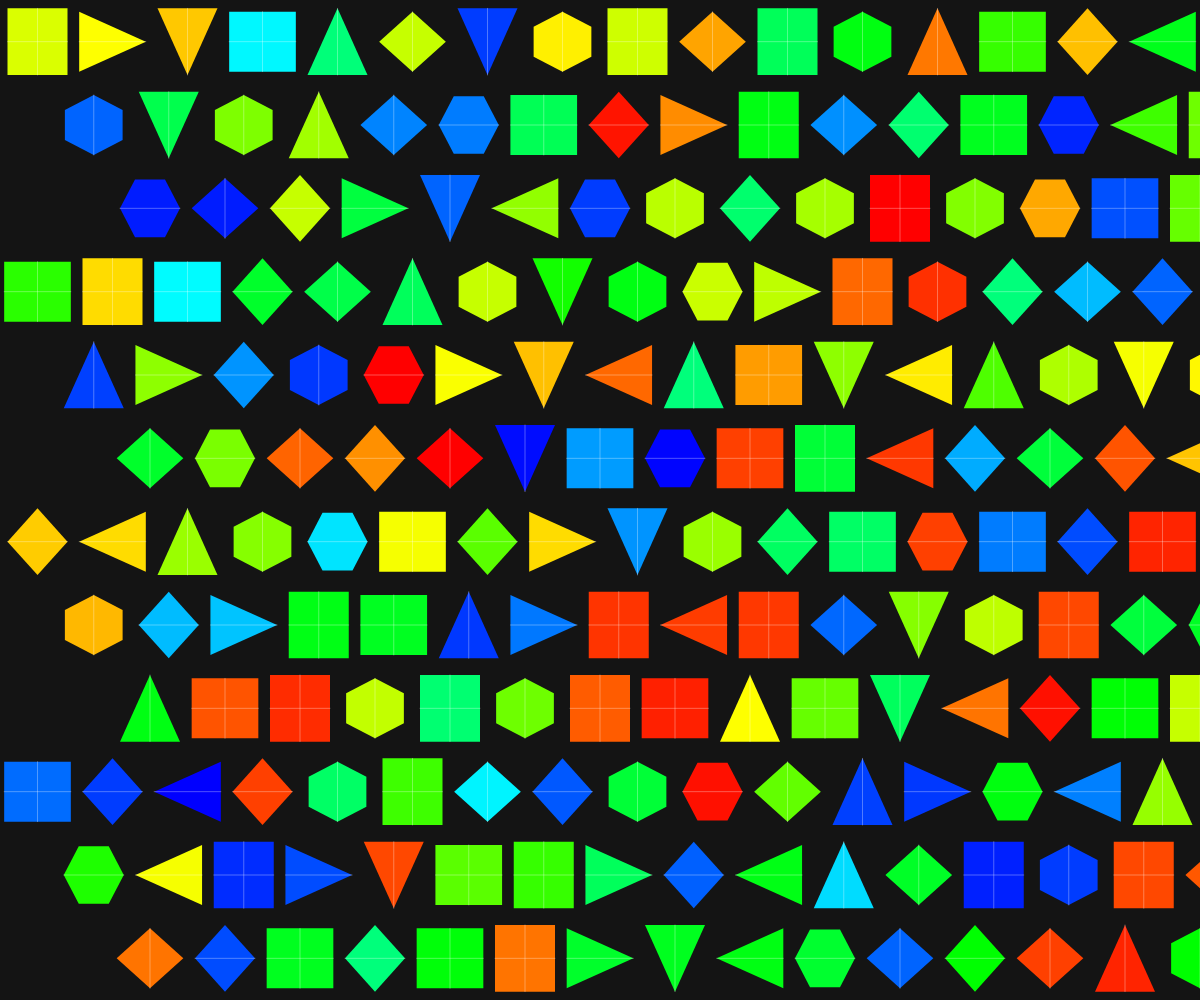
Frame 1 (no input)
Frame 2 (the mouse pressed at the canvas centre, redrawn once): identical to frame 1, image omitted

The p5.js sketch that drew this single still picture (run headless with seeded random() and noise() and a simulated clock; the mouse was pressed at the canvas centre and the sketch redrawn once):

// p5.js sketch
// ── sketch.js
let modules = [];
let colors = [];

function setup() {
  createCanvas(windowWidth, windowHeight);
  noStroke();
  noLoop(); // Static composition

  // Precompute color palette for rich, complementary hues
  colors = [];
  for (let i = 0; i < 256; i++) {
    let t = i / 255;
    let r, g, b;

    // Interpolate through HSV to RGB for vibrant colors
    if (t < 0.25) {
      r = 0;
      g = t * 4 * 255;
      b = 255;
    } else if (t < 0.5) {
      r = 0;
      g = 255;
      b = (1 - t * 2) * 255;
    } else if (t < 0.75) {
      r = (t * 4 - 2) * 255;
      g = 255;
      b = 0;
    } else {
      r = 255;
      g = (1 - (t - 0.75) * 4) * 255;
      b = 0;
    }

    colors.push(color(r, g, b));
  }

  // Initialize structural modules aligned in diagonal bands
  let cols = 16;
  let rows = 12;
  let moduleWidth = width / cols;
  let moduleHeight = height / rows;

  for (let y = 0; y < rows; y++) {
    for (let x = 0; x < cols; x++) {
      // Align modules into distinct diagonal bands
      let bandOffset = (y % 3) * 0.75;
      let adjustedX = x + bandOffset;

      modules.push({
        x: adjustedX * moduleWidth + moduleWidth/2,
        y: y * moduleHeight + moduleHeight/2,
        width: moduleWidth * 0.8,
        height: moduleHeight * 0.8,
        angle: (x + y) % 4 * PI/2, // Sharp angles
        colorIndex: floor(random(colors.length)),
        shapeType: floor(random(4)), // 0 = square, 1 = triangle, 2 = hexagon, 3 = diamond
        phase: (x + y) * 0.5,
      });
    }
  }
}

function draw() {
  background(20); // Dark background for color depth

  // Draw modules aligned into diagonal bands with sharp angles
  for (let i = 0; i < modules.length; i++) {
    let m = modules[i];
    
    push();
    translate(m.x, m.y);
    rotate(m.angle);
    
    // Draw a geometric module with sharp angles
    fill(colors[floor(m.colorIndex)]);
    
    if (m.shapeType === 0) {
      // Square
      rectMode(CENTER);
      rect(0, 0, m.width, m.height);
      
      // Add stitching lines
      stroke(255, 80);
      strokeWeight(1);
      line(-m.width/2, 0, m.width/2, 0);
      line(0, -m.height/2, 0, m.height/2);
    } else if (m.shapeType === 1) {
      // Triangle
      triangle(0, -m.height/2, -m.width/2, m.height/2, m.width/2, m.height/2);
      
      // Add stitching lines
      stroke(255, 80);
      strokeWeight(1);
      line(0, -m.height/2, 0, m.height/2); 
    } else if (m.shapeType === 2) {
      // Hexagon
      beginShape();
      for (let j = 0; j < 6; j++) {
        let angle = TWO_PI * j / 6;
        let x = cos(angle) * m.width/2;
        let y = sin(angle) * m.height/2;
        vertex(x, y);
      }
      endShape(CLOSE);
      
      // Add stitching lines
      stroke(255, 80);
      strokeWeight(1);
      line(-m.width/2, 0, m.width/2, 0);
    } else {
      // Diamond
      beginShape();
      vertex(0, -m.height/2);
      vertex(m.width/2, 0);
      vertex(0, m.height/2);
      vertex(-m.width/2, 0);
      endShape(CLOSE);
      
      // Add stitching lines
      stroke(255, 80);
      strokeWeight(1);
      line(-m.width/2, 0, m.width/2, 0);
    }

    pop();
  }
}

function windowResized() {
  resizeCanvas(windowWidth, windowHeight);
}
